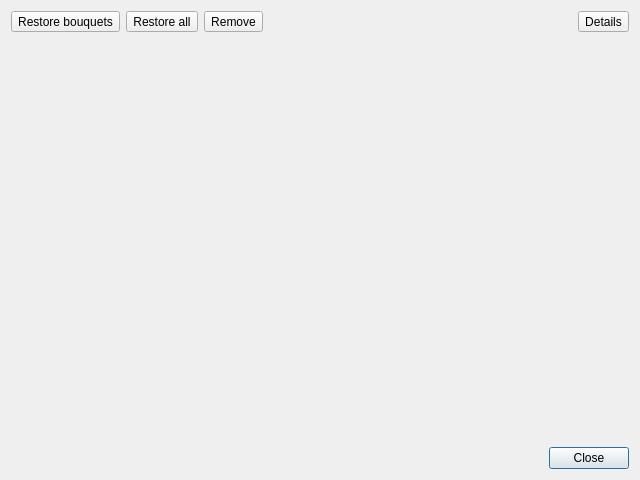
<?xml version="1.0" encoding="UTF-8"?>
<ui version="4.0">
 <class>backup_dialog</class>
 <widget class="QDialog" name="backup_dialog">
  <property name="windowModality">
   <enum>Qt::ApplicationModal</enum>
  </property>
  <property name="geometry">
   <rect>
    <x>0</x>
    <y>0</y>
    <width>640</width>
    <height>480</height>
   </rect>
  </property>
  <property name="windowTitle">
   <string>E2Toolkit [Backups]</string>
  </property>
  <property name="modal">
   <bool>true</bool>
  </property>
  <layout class="QGridLayout" name="dialog_layout">
   <item row="0" column="0">
    <layout class="QVBoxLayout" name="main_layout">
     <item>
      <layout class="QHBoxLayout" name="header_layout">
       <item>
        <widget class="QToolButton" name="restore_bouquets_button">
         <property name="sizePolicy">
          <sizepolicy hsizetype="Fixed" vsizetype="Fixed">
           <horstretch>0</horstretch>
           <verstretch>0</verstretch>
          </sizepolicy>
         </property>
         <property name="minimumSize">
          <size>
           <width>48</width>
           <height>0</height>
          </size>
         </property>
         <property name="focusPolicy">
          <enum>Qt::NoFocus</enum>
         </property>
         <property name="toolTip">
          <string>Restore bouquets</string>
         </property>
         <property name="text">
          <string>Restore bouquets</string>
         </property>
         <property name="icon">
          <iconset theme="document-revert">
           <normaloff>.</normaloff>.</iconset>
         </property>
        </widget>
       </item>
       <item>
        <widget class="QToolButton" name="restore_all_button">
         <property name="sizePolicy">
          <sizepolicy hsizetype="Fixed" vsizetype="Fixed">
           <horstretch>0</horstretch>
           <verstretch>0</verstretch>
          </sizepolicy>
         </property>
         <property name="minimumSize">
          <size>
           <width>48</width>
           <height>0</height>
          </size>
         </property>
         <property name="focusPolicy">
          <enum>Qt::NoFocus</enum>
         </property>
         <property name="toolTip">
          <string>Restore all</string>
         </property>
         <property name="text">
          <string>Restore all</string>
         </property>
         <property name="icon">
          <iconset theme="edit-select-all">
           <normaloff>.</normaloff>.</iconset>
         </property>
        </widget>
       </item>
       <item>
        <widget class="QToolButton" name="remove_button">
         <property name="minimumSize">
          <size>
           <width>48</width>
           <height>0</height>
          </size>
         </property>
         <property name="focusPolicy">
          <enum>Qt::NoFocus</enum>
         </property>
         <property name="toolTip">
          <string>Remove</string>
         </property>
         <property name="text">
          <string>Remove</string>
         </property>
         <property name="icon">
          <iconset theme="user-trash">
           <normaloff>.</normaloff>.</iconset>
         </property>
        </widget>
       </item>
       <item>
        <spacer name="header_spacer">
         <property name="orientation">
          <enum>Qt::Horizontal</enum>
         </property>
         <property name="sizeHint" stdset="0">
          <size>
           <width>40</width>
           <height>20</height>
          </size>
         </property>
        </spacer>
       </item>
       <item>
        <widget class="QToolButton" name="details_button">
         <property name="sizePolicy">
          <sizepolicy hsizetype="Fixed" vsizetype="Fixed">
           <horstretch>0</horstretch>
           <verstretch>0</verstretch>
          </sizepolicy>
         </property>
         <property name="minimumSize">
          <size>
           <width>48</width>
           <height>0</height>
          </size>
         </property>
         <property name="focusPolicy">
          <enum>Qt::NoFocus</enum>
         </property>
         <property name="toolTip">
          <string>Details</string>
         </property>
         <property name="text">
          <string>Details</string>
         </property>
         <property name="icon">
          <iconset theme="dialog-information">
           <normaloff>.</normaloff>.</iconset>
         </property>
         <property name="checkable">
          <bool>true</bool>
         </property>
        </widget>
       </item>
      </layout>
     </item>
     <item>
      <widget class="QSplitter" name="splitter">
       <property name="sizePolicy">
        <sizepolicy hsizetype="Expanding" vsizetype="Expanding">
         <horstretch>0</horstretch>
         <verstretch>0</verstretch>
        </sizepolicy>
       </property>
       <property name="orientation">
        <enum>Qt::Horizontal</enum>
       </property>
      </widget>
     </item>
    </layout>
   </item>
   <item row="1" column="0">
    <widget class="QDialogButtonBox" name="button_box">
     <property name="orientation">
      <enum>Qt::Horizontal</enum>
     </property>
     <property name="standardButtons">
      <set>QDialogButtonBox::Close</set>
     </property>
    </widget>
   </item>
  </layout>
 </widget>
 <resources/>
 <connections/>
</ui>
